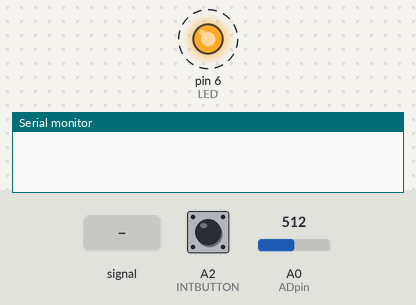
A program run on a simulated Teensy 3. Shown: output pins drawn as LEDs (lit = HIGH), the last lines printed to the serial monitor. Dashed ring = blinking. The inputs (shaded band) are chosen by the test bench; at power-on: A0 (ADpin) = 512, A2 (INTBUTTON) HIGH.

Above: at 0.78 s.
1.3 s: A0 (ADpin) fed a 200 Hz sine of ±460 counts around its level
At 1.81 s:
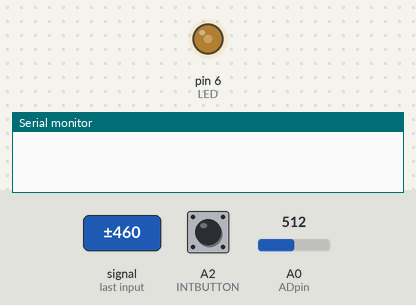
4.3 s: A0 (ADpin) set to 716
7.3 s: A2 (INTBUTTON) pulled LOW for 0.15 s
10.3 s: A0 (ADpin) set to 842
At 10.77 s:
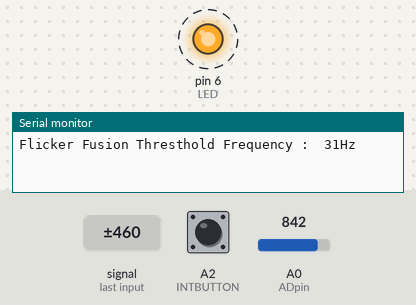
13.3 s: A0 (ADpin) set to 870
At 14.63 s:
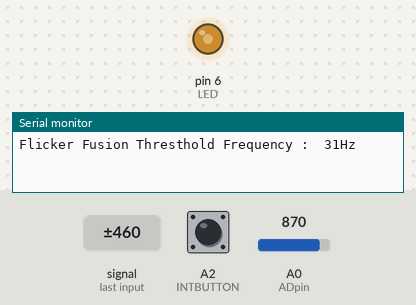
Timing chart, 0 to 17.3 s (numbered marks = the images above; inputs shaded):
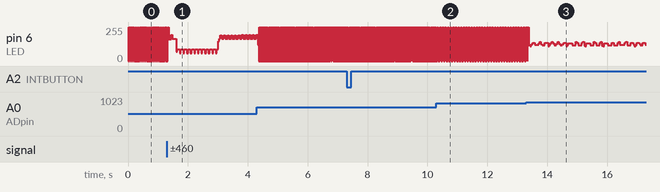

Measured:
- the behaviour switches between 855 and 856 on A0 (ADpin) (found by bisection; images 2 and 3)
- after the input at 10.3 s, pin 6 (LED): alternates 255/255 for 0.01 s and 0/255 for 0.01 s, starting after 0.07 s
- by itself, pin 6 (LED): alternates 255/255 for 0.02 s and 0/255 for 0.02 s

The program:

main.cpp
```cpp
#include <Arduino.h>

// declare variables

byte ADpin = 14;            // pin assigned to variable
int AD0 = 0;                // raw A/D converter value
unsigned long interval = 0; // mapped analog input
float intervalInSeconds = 0;
int LED = 6;                         // assign pin 6 to led
const int INTBUTTON = 16;            // interupt button
volatile bool buttonPressed = false; // flag for button
const unsigned long DEBOUNCE_TIME_MS = 200;
unsigned long previousDebounce = 0;
unsigned long frequency = 0; // frequency of the led

void Buttonpressed_ISR(); // define the ISR

void setup() {

  Serial.begin(115200); // set baud rate
  pinMode(ADpin, INPUT);
  pinMode(LED, OUTPUT);
  pinMode(INTBUTTON, INPUT_PULLUP); // interupt button
  attachInterrupt(digitalPinToInterrupt(INTBUTTON), Buttonpressed_ISR, FALLING);
}

void loop() {

  // will store last time led was updated in the loop
  static unsigned long previousmillis = 0;

  // variable that stores current time
  unsigned long currentmillis = millis();

  AD0 = analogRead(ADpin); // read input from potentiometer

  interval = map(AD0, 0, 1023, 50, 1); // map 10bit number to a interval to cause flicker fusion

  if (currentmillis - previousmillis >= interval) {
    // save last time it blinks
    previousmillis = currentmillis;

    // change the state of the led to opposite of previous state
    digitalWrite(LED, !digitalRead(LED));
  }

   // maths to convert the interval to frequency
  intervalInSeconds = interval / 1000.0;

  frequency = 1 / (2 * intervalInSeconds);
}

void Buttonpressed_ISR() {
  // send flag high
  buttonPressed = true;

  unsigned long currentmillis = millis(); //recheck the time

  if (buttonPressed &&
      ((currentmillis - previousDebounce) >= DEBOUNCE_TIME_MS)) {
    previousDebounce = currentmillis; // set new debounce time
    Serial.println("Flicker Fusion Thresthold Frequency :  " + String(frequency) + "Hz"); // serial monitor output
    // reset flag
    buttonPressed = false;
  }
}
```
